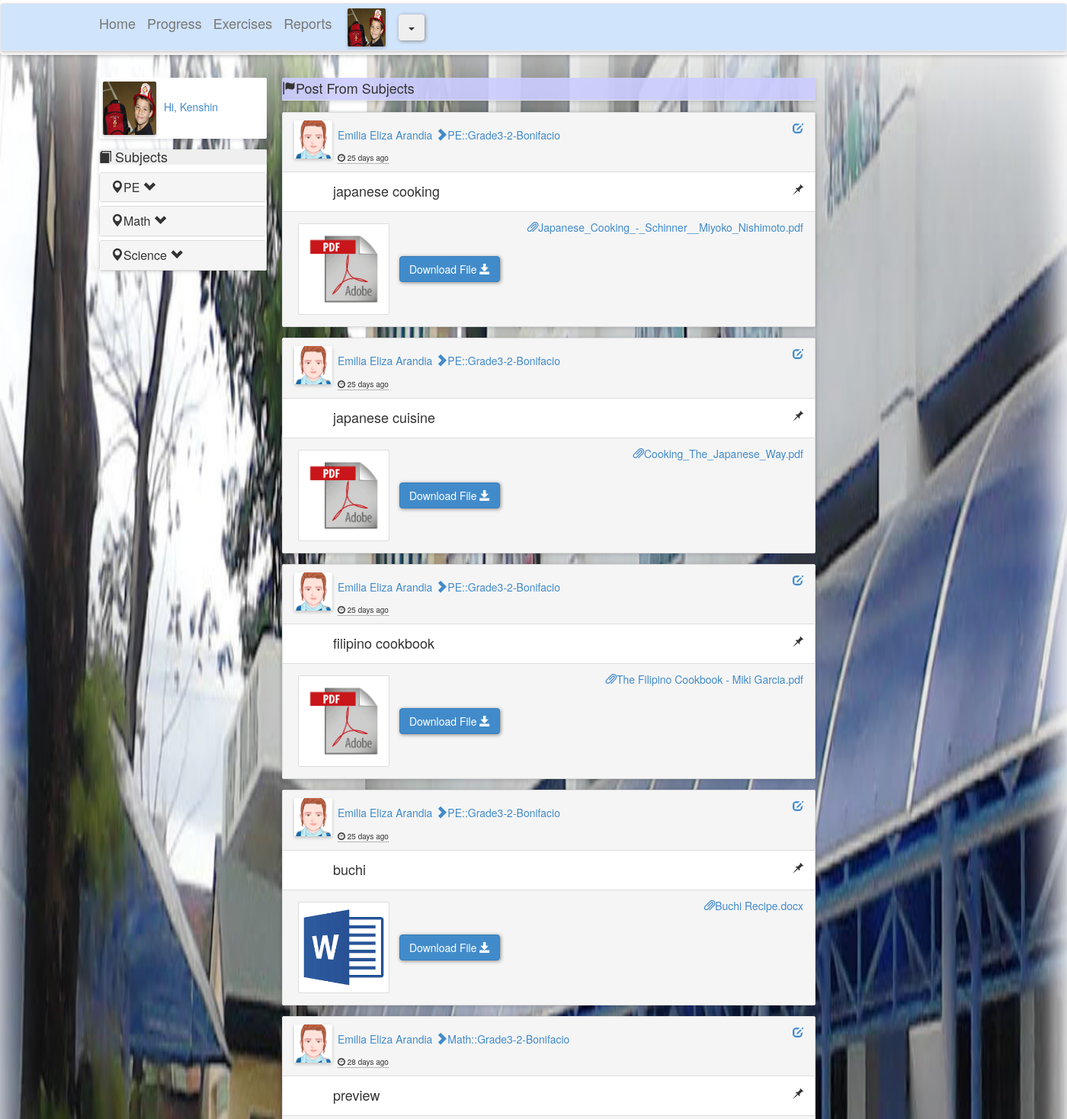
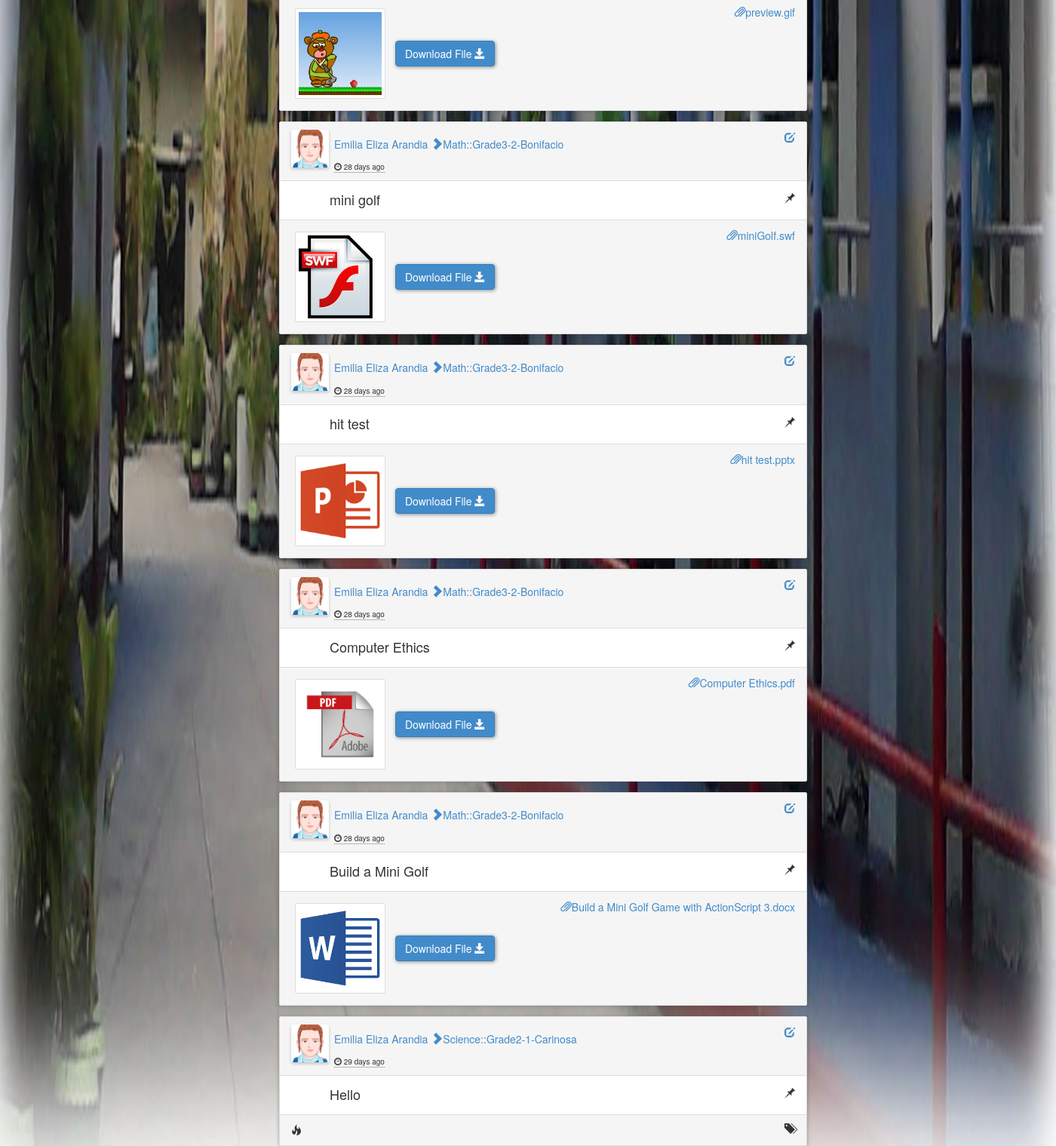
/index.php?r=lss&ss (signed in), run on the app's committed database (2 pictures, top to bottom).
### tables this page shows
CREATE TABLE `registration` (
  `reg_id` varchar(16) NOT NULL DEFAULT '',
  `reg_lname` varchar(30) NOT NULL,
  `reg_fname` varchar(30) NOT NULL,
  `reg_mname` varchar(30) DEFAULT NULL,
  `reg_gender` varchar(6) DEFAULT NULL,
  `reg_status` varchar(10) DEFAULT NULL,
  `reg_birthday` date NOT NULL,
  `reg_address` varchar(150) DEFAULT NULL,
  `image` varchar(100) DEFAULT NULL,
  PRIMARY KEY (`reg_id`)
);

CREATE TABLE `subject_` (
  `subjectID` varchar(8) NOT NULL,
  `subject_title` varchar(20) DEFAULT NULL,
  PRIMARY KEY (`subjectID`)
);

CREATE TABLE `grade_level` (
  `levelID` varchar(5) NOT NULL,
  `level_description` varchar(10) DEFAULT NULL,
  PRIMARY KEY (`levelID`)
);

CREATE TABLE `section_list` (
  `sectionID` varchar(6) NOT NULL DEFAULT '',
  `sectionNo` varchar(2) DEFAULT NULL,
  `section_name` varchar(20) DEFAULT NULL,
  PRIMARY KEY (`sectionID`)
);

CREATE TABLE `announcement_lecture` (
  `date_created` datetime NOT NULL,
  `messageorfile_caption` varchar(255) DEFAULT NULL,
  `file_path` varchar(200) DEFAULT NULL,
  `file_name` varchar(100) DEFAULT NULL,
  PRIMARY KEY (`date_created`)
);

### model/announcement_lecture.php (called while the page is built, shortened)
<?php
function post_announcement_lecture_to_all_students($studentID)
{
    include "config/conn.php";
    $sql="Select announcement_lecture.date_created, announcement_lecture.messageorfile_caption, announcement_lecture.file_path, announcement_lecture.file_name,
    section_list.sectionNo, section_list.section_name, subject_.subject_title, grade_level.level_description,
    registration.reg_fname, registration.reg_lname, registration.image
    from registration inner join section on registration.reg_id=section.teacherID
    inner join section_list on section.sectionID=section_list.sectionID
    inner join subject_ on section.subjectID=subject_.subjectID
    inner join grade_level on section.levelID=grade_level.levelID
    inner join student_schedule_line on section.class_rec_no=student_schedule_line.class_rec_no
    inner join post_announcement_lecture on student_schedule_line.class_rec_no=post_announcement_lecture.class_rec_no
    inner join announcement_lecture on post_announcement_lecture.date_created=announcement_lecture.date_created
    where student_schedule_line.student_lrn = '".$studentID."' order by date_created desc";
     $result=mysqli_query($cxn,$sql);
        return $result;
}
function get_time_difference_php($created_time)
 {
        $str = strtotime($created_time);
        $today = strtotime(date('Y-m-d H:i:s'));
        $time_differnce = $today-$str;
        $years = 60*60*24*365;
        $months = 60*60*24*30;
        $days = 60*60*24;
        $hours = 60*60;
        $minutes = 60;
        if(intval($time_differnce/$years) > 1)
        {
            return intval($time_differnce/$years)." years ago";
        }else if(intval($time_differnce/$years) > 0)
        {
            return intval($time_differnce/$years)." year ago";
        }else if(intval($time_differnce/$months) > 1)
        {
            return intval($time_differnce/$months)." months ago";
        }else if(intval(($time_differnce/$months)) > 0)
        {
            return intval(($time_differnce/$months))." month ago";
        }else if(intval(($time_differnce/$days)) > 1)
        {
            return intval(($time_differnce/$days))." days ago";
        }else if (intval(($time_differnce/$days)) > 0)
        {
            return intval(($time_differnce/$days))." day ago";
        }else if (intval(($time_differnce/$hours)) > 1)
        {
            return intval(($time_differnce/$hours))." hours ago";
        }else if (intval(($time_differnce/$hours)) > 0)
        {
            return intval(($time_differnce/$hours))." hour ago";
        }else if (intval(($time_differnce/$minutes)) > 1)
        {
            return intval(($time_differnce/$minutes))." minutes ago";
        }else if (intval(($time_differnce/$minutes)) > 0)
        {
            return intval(($time_differnce/$minutes))." minute ago";
        }else if (intval(($time_differnce)) > 1)
        {
            return intval(($time_differnce))." seconds ago";
        }else
        {
            return "few seconds ago";
        }
  }
?>

### views/Student_Page.php (the view, shortened to what this page needs)
<!DOCTYPE html>
<html lang="en">
	<head>
		<link href="views/plugins/bootstrap/bootstrap.css" rel="stylesheet"/>
        <link href="views/css/exDesign.css" rel="stylesheet"/>
	</head>
	<body onload="check()">
<div class="header-wrapper">
	<?php include "views/parts/navi-bar-student.php";?>
</div>
<div class="wrapper-separator-holder">
	<div class="wrapper-separator"></div>
</div>
<div class="viewport">
	<div class="content">
		<div class="container">
			<?php include "views/parts/side-bar-student.php";?>
			<div class="right-wrapper">
					<div class="right-column">
						<div id="student-post-title-fixed">
							<div id="student-post-title"><span class="glyphicon glyphicon-flag"></span>Post From Subjects</div>
						</div>
					<div id="student-post-container-relative">
								<div id="student-post-container">
										<div id="student-message-container">
											<?php
											foreach($display_box as $display)
											{
											?>
												<div class="post-messages panel panel-default">
													<div class="panel-heading">
															<a href="#" class="pull-right"><span class="glyphicon glyphicon-edit"></span></a>
															<?php echo '<div><img src="views/res/'.$display['image'].'" class="shadow post-message-img pull-left" /></div>'; ?>
															<div><a class="navbar-link message-author"><h5><?php echo $display['teacher'] . ' <i class="glyphicon glyphicon-chevron-right"></i>' .$display['subject_title'].'::'.$display['level_description']. '-'. $display['sectionNo'] . '-' . $display['section_name'] . ' ' ;?></h5></a></div>
															<?php echo '</span><abbr class="timespan" title="'.$display['date_created'].'">
															<span class="glyphicon glyphicon-dashboard"></span>  '.$display['timespan'].'<abbr>'; ?>
													</div>
													<div class="panel-body">
														<h4 class="post-teacher"><?php echo $display['messageorfile_caption']; ?></h4>
														<span class="glyphicon glyphicon-pushpin pull-right"></span>
													</div>
														<?php
															if( (!empty($display['file_path'])) and (!empty($display['file_name'])) )
															{
														?>
															<div class="panel-footer">
																<form action="" method="post" name="download">
																<?php
																		$temp = explode(".",$display['file_name']);
																		$extension = end($temp);
																if(
																	($extension=='doc')||($extension=='docx')||($extension=='docm')||
																	($extension=='docb')||($extension=='dotm')||
																	($extension=='dotx')
																  )
																  {
																  	echo '<div><a><img src="views/res/word.png" class="img-thumbnail post-lecture-image">';
																  }
																else if ($extension=='pdf')
																{
																	echo '<div><a><img src="views/res/adobe.png" class="img-thumbnail post-lecture-image">';
																}
																else if(
																 	($extension=='xls')||($extension=='xlsx')||($extension=='xlsm')
																 	||($extension=='xltx')||($extension=='xltm')||($extension=='xlsb')
																 	)
																  {
																  		echo '<div><a><img src="views/res/excel.png" class="img-thumbnail post-lecture-image">';
																  }
																else if
																  (
																  	($extension=='ppt')||($extension=='pptx')||($extension=='pptm')||($extension=='potx')||
																  	($extension=='potm')||($extension=='ppam')||($extension=='ppsx')||($extension=='ppsm')||
																  	($extension=='sldx')||($extension=='sldm')
																  )
																{
																		echo '<div><a><img src="views/res/powerpoint.png" class="img-thumbnail post-lecture-image">';
																}
																else if
																  (
																  	$extension=='7z'
																  )
																{
																		echo '<div><a><img src="views/res/7z.png" class="img-thumbnail post-lecture-image">';
																}
																else if(
																	$extension=='rar'
																   )
																{
																		echo '<div><a><img src="views/res/rar.jpg" class="img-thumbnail post-lecture-image">';
																}
																else if(
																	$extension=='swf'
																   )
																{
																		echo '<div><a><img src="views/res/swf.jpg" class="img-thumbnail post-lecture-image">';
																}
																else if(
																	$extension=='zip'
																   )
																{
																		echo '<div><a><img src="views/res/zip.jpg" class="img-thumbnail post-lecture-image">';
																}
																else
																{
																	echo '<div><a><img src="'.$display['file_path'].$display['file_name'].'" class="img-thumbnail post-lecture-image">';
																}
																echo '<p class="pull-right"><span class="glyphicon glyphicon-paperclip"></span>'.$display['file_name'].'</p>
																	<input name="student_file_name" value="'.$display['file_name'].'" type="hidden"/>
																	<button class=" btn btn-primary" type="submit">Download File <span class="glyphicon glyphicon-save"></span></button>
																			</a>
																		</div>
																';?>
																</form>
															</div>
														<?php
															}
															else
															{
														?>
														<div class="panel-footer">
															<span class="glyphicon glyphicon-fire"></span>
															<span class="glyphicon glyphicon-tags pull-right"></span>
														</div>
														<?php
															}
														?>
												</div>
											<?php
											}
											?>
										</div>
								</div>
					</div>
					</div>
			</div>
		</div>
	</div>
</div>
	</body>
</html>

### data on the page
registration: image (picture), teacher "Emilia Eliza Arandia", subject_.subject_title "PE", grade_level.level_description "Grade3", section_list.sectionNo "2", section_list.section_name "Bonifacio", timespan "25 days ago", announcement_lecture.messageorfile_caption "japanese cooking", announcement_lecture.file_name "Japanese_Cooking_-_Schinner__Miyoko_Nishimoto.pdf", announcement_lecture.messageorfile_caption "japanese cuisine", announcement_lecture.file_name "Cooking_The_Japanese_Way.pdf", announcement_lecture.messageorfile_caption "filipino cookbook", announcement_lecture.file_name "The Filipino Cookbook - Miki Garcia.pdf", announcement_lecture.messageorfile_caption "buchi", announcement_lecture.file_name "Buchi Recipe.docx", subject_.subject_title "Math", timespan "28 days ago", announcement_lecture.messageorfile_caption "preview", announcement_lecture.file_path+file_name (picture), announcement_lecture.file_name "preview.gif", announcement_lecture.messageorfile_caption "mini golf", announcement_lecture.file_name "miniGolf.swf", announcement_lecture.messageorfile_caption "hit test", announcement_lecture.file_name "hit test.pptx", announcement_lecture.messageorfile_caption "Computer Ethics", announcement_lecture.file_name "Computer Ethics.pdf", announcement_lecture.messageorfile_caption "Build a Mini Golf", announcement_lecture.file_name "Build a Mini Golf Game with ActionScript 3.docx", subject_.subject_title "Science", grade_level.level_description "Grade2", section_list.sectionNo "1", section_list.section_name "Carinosa", timespan "29 days ago", announcement_lecture.messageorfile_caption "Hello"

### other printed values
$_SESSION['reg_fname'] "Kenshin"
$subjectName "PE"
$subjectName "Math"
$subjectName "Science"
